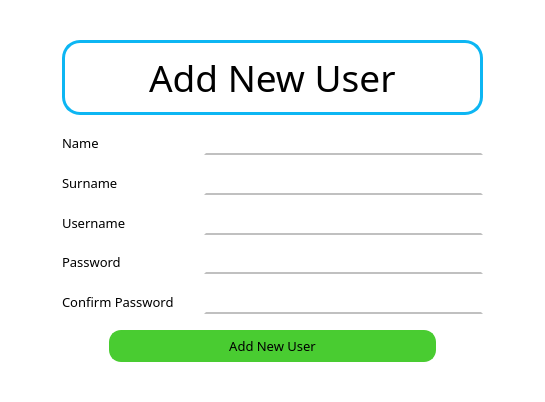
<?xml version="1.0" encoding="UTF-8"?>
<ui version="4.0">
 <class>Form</class>
 <widget class="QWidget" name="Form">
  <property name="geometry">
   <rect>
    <x>0</x>
    <y>0</y>
    <width>545</width>
    <height>402</height>
   </rect>
  </property>
  <property name="minimumSize">
   <size>
    <width>545</width>
    <height>402</height>
   </size>
  </property>
  <property name="maximumSize">
   <size>
    <width>545</width>
    <height>402</height>
   </size>
  </property>
  <property name="windowTitle">
   <string>iOSA - Load Video</string>
  </property>
  <property name="styleSheet">
   <string notr="true">QWidget {
	font: 57 10pt Manrope medium;
	background-color: rgb(255, 255, 255);
}

/* --------------------------------------- QScrollBar  -----------------------------------*/
    QScrollBar:horizontal
    {
        height: 15px;
        margin: 3px 15px 3px 15px;
        border-radius: 4px;
    }

    QScrollBar::handle:horizontal
    {
        background-color :rgb(7, 119, 156);
        min-width: 5px;
        border-radius: 4px;
    }

    QScrollBar::add-line:horizontal
    {
        margin: 0px 3px 0px 3px;
        border-image: url(:/qss_icons/rc/right_arrow_disabled.png);
        width: 10px;
        height: 10px;
        subcontrol-position: right;
        subcontrol-origin: margin;
    }

    QScrollBar::sub-line:horizontal
    {
        margin: 0px 3px 0px 3px;
        border-image: url(:/qss_icons/rc/left_arrow_disabled.png);
        height: 10px;
        width: 10px;
        subcontrol-position: left;
        subcontrol-origin: margin;
    }

    QScrollBar::add-line:horizontal:hover,QScrollBar::add-line:horizontal:on
    {
        border-image: url(:/qss_icons/rc/right_arrow.png);
        height: 10px;
        width: 10px;
        subcontrol-position: right;
        subcontrol-origin: margin;
    }


    QScrollBar::sub-line:horizontal:hover, QScrollBar::sub-line:horizontal:on
    {
        border-image: url(:/qss_icons/rc/left_arrow.png);
        height: 10px;
        width: 10px;
        subcontrol-position: left;
        subcontrol-origin: margin;
    }

    QScrollBar::up-arrow:horizontal, QScrollBar::down-arrow:horizontal
    {
        background: none;
    }


    QScrollBar::add-page:horizontal, QScrollBar::sub-page:horizontal
    {
        background: none;
    }

    QScrollBar:vertical
    {
        width: 15px;
        margin: 15px 3px 15px 3px;
        border-radius: 4px;
    }

    QScrollBar::handle:vertical
    {
        background-color: rgb(7, 119, 156);
        min-height: 5px;
        border-radius: 4px;
    }

    QScrollBar::sub-line:vertical
    {
        margin: 3px 0px 3px 0px;
        border-image: url(:/qss_icons/rc/up_arrow_disabled.png);
        height: 10px;
        width: 10px;
        subcontrol-position: top;
        subcontrol-origin: margin;
    }

    QScrollBar::add-line:vertical
    {
        margin: 3px 0px 3px 0px;
        border-image: url(:/qss_icons/rc/down_arrow_disabled.png);
        height: 10px;
        width: 10px;
        subcontrol-position: bottom;
        subcontrol-origin: margin;
    }

    QScrollBar::sub-line:vertical:hover,QScrollBar::sub-line:vertical:on
    {
        border-image: url(:/qss_icons/rc/up_arrow.png);
        height: 10px;
        width: 10px;
        subcontrol-position: top;
        subcontrol-origin: margin;
    }

    QScrollBar::add-line:vertical:hover, QScrollBar::add-line:vertical:on
    {
        border-image: url(:/qss_icons/rc/down_arrow.png);
        height: 10px;
        width: 10px;
        subcontrol-position: bottom;
        subcontrol-origin: margin;
    }

    QScrollBar::up-arrow:vertical, QScrollBar::down-arrow:vertical
    {
        background: none;
    }

    QScrollBar::add-page:vertical, QScrollBar::sub-page:vertical
    {
        background: none;
    }</string>
  </property>
  <layout class="QVBoxLayout" name="verticalLayout">
   <item>
    <widget class="QFrame" name="mainFrame">
     <property name="styleSheet">
      <string notr="true">QScrollBar:vertical {
	background-color: rgb(255, 255, 255);
}

QScrollBar:horizontal {
	background-color: rgb(255, 255, 255);
}

QPushButton {
	padding: 5px;
	border-width: 2px;
	border-style: solid;
	border-color: rgb(11, 173, 226);
	background-color: rgb(13, 195, 255);
	border-radius: 12px;
}

QPushButton:hover {
	background-color: rgb(11, 173, 226);
}

QPushButton:pressed {
	border-color: (9, 146, 191);
	background-color:rgb(9, 146, 191);
}

QLineEdit {
	background-color: rgb(255, 255, 255);
	border-width: 2px;
	border-style: solid;
	border-color: none;
	border-bottom-color: rgb(192, 192, 192);
	border-radius: 15px;
}
QLineEdit:hover {
	border-bottom-color: rgb(140, 140, 140);
}

QFrame#mainFrame{
	border: none;
}
QLabel{
	border: none;
}
</string>
     </property>
     <property name="frameShape">
      <enum>QFrame::StyledPanel</enum>
     </property>
     <property name="frameShadow">
      <enum>QFrame::Raised</enum>
     </property>
     <layout class="QVBoxLayout" name="verticalLayout_2">
      <item>
       <layout class="QGridLayout" name="gridLayout_2">
        <item row="0" column="1">
         <spacer name="horizontalSpacer_17">
          <property name="orientation">
           <enum>Qt::Horizontal</enum>
          </property>
          <property name="sizeHint" stdset="0">
           <size>
            <width>40</width>
            <height>20</height>
           </size>
          </property>
         </spacer>
        </item>
        <item row="3" column="1" colspan="3">
         <widget class="QLabel" name="label">
          <property name="text">
           <string>Name</string>
          </property>
         </widget>
        </item>
        <item row="4" column="0">
         <spacer name="verticalSpacer_4">
          <property name="orientation">
           <enum>Qt::Vertical</enum>
          </property>
          <property name="sizeHint" stdset="0">
           <size>
            <width>20</width>
            <height>40</height>
           </size>
          </property>
         </spacer>
        </item>
        <item row="12" column="0">
         <spacer name="verticalSpacer_12">
          <property name="orientation">
           <enum>Qt::Vertical</enum>
          </property>
          <property name="sizeHint" stdset="0">
           <size>
            <width>20</width>
            <height>40</height>
           </size>
          </property>
         </spacer>
        </item>
        <item row="7" column="0">
         <spacer name="verticalSpacer_7">
          <property name="orientation">
           <enum>Qt::Vertical</enum>
          </property>
          <property name="sizeHint" stdset="0">
           <size>
            <width>20</width>
            <height>40</height>
           </size>
          </property>
         </spacer>
        </item>
        <item row="0" column="9">
         <spacer name="horizontalSpacer_2">
          <property name="orientation">
           <enum>Qt::Horizontal</enum>
          </property>
          <property name="sizeHint" stdset="0">
           <size>
            <width>40</width>
            <height>20</height>
           </size>
          </property>
         </spacer>
        </item>
        <item row="0" column="2">
         <spacer name="horizontalSpacer_16">
          <property name="orientation">
           <enum>Qt::Horizontal</enum>
          </property>
          <property name="sizeHint" stdset="0">
           <size>
            <width>40</width>
            <height>20</height>
           </size>
          </property>
         </spacer>
        </item>
        <item row="0" column="4">
         <spacer name="horizontalSpacer_13">
          <property name="orientation">
           <enum>Qt::Horizontal</enum>
          </property>
          <property name="sizeHint" stdset="0">
           <size>
            <width>40</width>
            <height>20</height>
           </size>
          </property>
         </spacer>
        </item>
        <item row="0" column="6">
         <spacer name="horizontalSpacer_8">
          <property name="orientation">
           <enum>Qt::Horizontal</enum>
          </property>
          <property name="sizeHint" stdset="0">
           <size>
            <width>40</width>
            <height>20</height>
           </size>
          </property>
         </spacer>
        </item>
        <item row="3" column="0">
         <spacer name="verticalSpacer_3">
          <property name="orientation">
           <enum>Qt::Vertical</enum>
          </property>
          <property name="sizeHint" stdset="0">
           <size>
            <width>20</width>
            <height>40</height>
           </size>
          </property>
         </spacer>
        </item>
        <item row="0" column="5">
         <spacer name="horizontalSpacer_11">
          <property name="orientation">
           <enum>Qt::Horizontal</enum>
          </property>
          <property name="sizeHint" stdset="0">
           <size>
            <width>40</width>
            <height>20</height>
           </size>
          </property>
         </spacer>
        </item>
        <item row="5" column="0">
         <spacer name="verticalSpacer_5">
          <property name="orientation">
           <enum>Qt::Vertical</enum>
          </property>
          <property name="sizeHint" stdset="0">
           <size>
            <width>20</width>
            <height>40</height>
           </size>
          </property>
         </spacer>
        </item>
        <item row="7" column="1" colspan="3">
         <widget class="QLabel" name="label_3">
          <property name="text">
           <string>Username</string>
          </property>
         </widget>
        </item>
        <item row="9" column="0">
         <spacer name="verticalSpacer_9">
          <property name="orientation">
           <enum>Qt::Vertical</enum>
          </property>
          <property name="sizeHint" stdset="0">
           <size>
            <width>20</width>
            <height>40</height>
           </size>
          </property>
         </spacer>
        </item>
        <item row="0" column="3">
         <spacer name="horizontalSpacer_15">
          <property name="orientation">
           <enum>Qt::Horizontal</enum>
          </property>
          <property name="sizeHint" stdset="0">
           <size>
            <width>40</width>
            <height>20</height>
           </size>
          </property>
         </spacer>
        </item>
        <item row="13" column="0">
         <spacer name="verticalSpacer_15">
          <property name="orientation">
           <enum>Qt::Vertical</enum>
          </property>
          <property name="sizeHint" stdset="0">
           <size>
            <width>20</width>
            <height>40</height>
           </size>
          </property>
         </spacer>
        </item>
        <item row="14" column="0">
         <spacer name="horizontalSpacer_22">
          <property name="orientation">
           <enum>Qt::Horizontal</enum>
          </property>
          <property name="sizeHint" stdset="0">
           <size>
            <width>40</width>
            <height>20</height>
           </size>
          </property>
         </spacer>
        </item>
        <item row="11" column="1" colspan="3">
         <widget class="QLabel" name="label_5">
          <property name="text">
           <string>Confirm Password</string>
          </property>
         </widget>
        </item>
        <item row="10" column="0">
         <spacer name="verticalSpacer_10">
          <property name="orientation">
           <enum>Qt::Vertical</enum>
          </property>
          <property name="sizeHint" stdset="0">
           <size>
            <width>20</width>
            <height>40</height>
           </size>
          </property>
         </spacer>
        </item>
        <item row="5" column="1" colspan="3">
         <widget class="QLabel" name="label_2">
          <property name="text">
           <string>Surname</string>
          </property>
         </widget>
        </item>
        <item row="13" column="2" colspan="7">
         <widget class="QPushButton" name="addUserPushButton">
          <property name="styleSheet">
           <string notr="true">QPushButton {
	background-color: rgb(73, 204, 49);
	border-color: rgb(73, 204, 49);
}

QPushButton:hover {
	background-color: rgb(85, 234, 56);
}
</string>
          </property>
          <property name="text">
           <string>Add New User</string>
          </property>
         </widget>
        </item>
        <item row="0" column="0">
         <spacer name="horizontalSpacer_21">
          <property name="orientation">
           <enum>Qt::Horizontal</enum>
          </property>
          <property name="sizeHint" stdset="0">
           <size>
            <width>40</width>
            <height>20</height>
           </size>
          </property>
         </spacer>
        </item>
        <item row="11" column="0">
         <spacer name="verticalSpacer_11">
          <property name="orientation">
           <enum>Qt::Vertical</enum>
          </property>
          <property name="sizeHint" stdset="0">
           <size>
            <width>20</width>
            <height>40</height>
           </size>
          </property>
         </spacer>
        </item>
        <item row="2" column="0">
         <spacer name="verticalSpacer_2">
          <property name="orientation">
           <enum>Qt::Vertical</enum>
          </property>
          <property name="sizeHint" stdset="0">
           <size>
            <width>20</width>
            <height>40</height>
           </size>
          </property>
         </spacer>
        </item>
        <item row="0" column="10">
         <spacer name="horizontalSpacer">
          <property name="orientation">
           <enum>Qt::Horizontal</enum>
          </property>
          <property name="sizeHint" stdset="0">
           <size>
            <width>40</width>
            <height>20</height>
           </size>
          </property>
         </spacer>
        </item>
        <item row="0" column="8">
         <spacer name="horizontalSpacer_3">
          <property name="orientation">
           <enum>Qt::Horizontal</enum>
          </property>
          <property name="sizeHint" stdset="0">
           <size>
            <width>40</width>
            <height>20</height>
           </size>
          </property>
         </spacer>
        </item>
        <item row="1" column="0">
         <spacer name="verticalSpacer">
          <property name="orientation">
           <enum>Qt::Vertical</enum>
          </property>
          <property name="sizeHint" stdset="0">
           <size>
            <width>20</width>
            <height>40</height>
           </size>
          </property>
         </spacer>
        </item>
        <item row="8" column="0">
         <spacer name="verticalSpacer_8">
          <property name="orientation">
           <enum>Qt::Vertical</enum>
          </property>
          <property name="sizeHint" stdset="0">
           <size>
            <width>20</width>
            <height>40</height>
           </size>
          </property>
         </spacer>
        </item>
        <item row="6" column="0">
         <spacer name="verticalSpacer_6">
          <property name="orientation">
           <enum>Qt::Vertical</enum>
          </property>
          <property name="sizeHint" stdset="0">
           <size>
            <width>20</width>
            <height>40</height>
           </size>
          </property>
         </spacer>
        </item>
        <item row="0" column="7">
         <spacer name="horizontalSpacer_7">
          <property name="orientation">
           <enum>Qt::Horizontal</enum>
          </property>
          <property name="sizeHint" stdset="0">
           <size>
            <width>40</width>
            <height>20</height>
           </size>
          </property>
         </spacer>
        </item>
        <item row="1" column="1" colspan="9">
         <widget class="QFrame" name="frame">
          <property name="styleSheet">
           <string notr="true">QFrame {
	background-color: rgb(255, 255, 255);
	border-width: 3px;
	border-style: solid;
	border-color: rgb(13, 182, 243);
	border-radius: 18px;
}</string>
          </property>
          <property name="frameShape">
           <enum>QFrame::StyledPanel</enum>
          </property>
          <property name="frameShadow">
           <enum>QFrame::Raised</enum>
          </property>
          <layout class="QVBoxLayout" name="verticalLayout_4">
           <item alignment="Qt::AlignHCenter">
            <widget class="QLabel" name="titleLable">
             <property name="styleSheet">
              <string notr="true">border: none;</string>
             </property>
             <property name="text">
              <string>&lt;html&gt;&lt;head/&gt;&lt;body&gt;&lt;p&gt;&lt;span style=&quot; font-size:28pt;&quot;&gt;Add New User&lt;/span&gt;&lt;/p&gt;&lt;/body&gt;&lt;/html&gt;</string>
             </property>
            </widget>
           </item>
          </layout>
         </widget>
        </item>
        <item row="9" column="1" colspan="3">
         <widget class="QLabel" name="label_4">
          <property name="text">
           <string>Password</string>
          </property>
         </widget>
        </item>
        <item row="3" column="4" colspan="6">
         <widget class="QLineEdit" name="nameLineEdit"/>
        </item>
        <item row="5" column="4" colspan="6">
         <widget class="QLineEdit" name="surnameLineEdit"/>
        </item>
        <item row="7" column="4" colspan="6">
         <widget class="QLineEdit" name="usernameLineEdit"/>
        </item>
        <item row="9" column="4" colspan="6">
         <widget class="QLineEdit" name="passwordLineEdit">
          <property name="echoMode">
           <enum>QLineEdit::Password</enum>
          </property>
         </widget>
        </item>
        <item row="11" column="4" colspan="6">
         <widget class="QLineEdit" name="confirmPasswordLineEdit">
          <property name="echoMode">
           <enum>QLineEdit::Password</enum>
          </property>
         </widget>
        </item>
       </layout>
      </item>
     </layout>
    </widget>
   </item>
  </layout>
 </widget>
 <resources>
  <include location="../bin/icons/icons.qrc"/>
 </resources>
 <connections/>
</ui>
